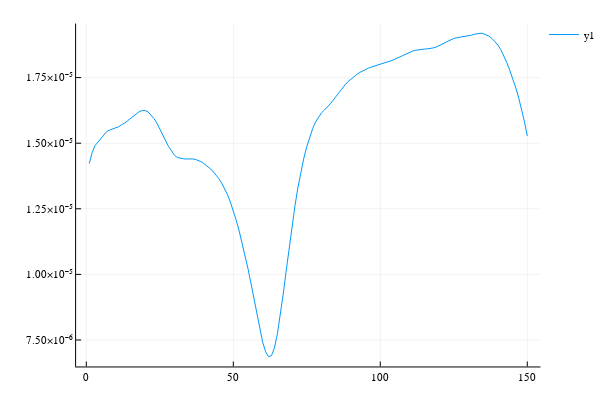

Source (notebook cell):
### Code cell
plot(mean(M',dims=2))

### Figure 1 — Plotly figure (JSON) as saved in the notebook; plotly's stock layout.template omitted (floating-point values rounded to 4 significant figures; data arrays with more than 128 entries replaced by an {"elided": "..."} marker saying what was removed)
{"data": [{"colorbar": {"title": ""}, "hoverinfo": "text", "legendgroup": "y1", "line": {"color": "rgba(0, 154, 250, 1.000)", "dash": "solid", "shape": "linear", "width": 1}, "mode": "lines", "name": "y1", "showlegend": true, "text": {"elided": "150 null values"}, "type": "scatter", "x": {"elided": "150 int values"}, "xaxis": "x1", "y": {"elided": "150 float values"}, "yaxis": "y1", "zmax": 0.1, "zmin": -0.1}], "layout": {"annotations": [], "height": 400, "legend": {"bgcolor": "rgba(255, 255, 255, 1.000)", "bordercolor": "rgba(0, 0, 0, 1.000)", "font": {"color": "rgba(0, 0, 0, 1.000)", "family": "sans-serif", "size": 11}, "tracegroupgap": 0, "x": 1, "y": 1}, "margin": {"b": 20, "l": 0, "r": 0, "t": 20}, "paper_bgcolor": "rgba(255, 255, 255, 1.000)", "plot_bgcolor": "rgba(255, 255, 255, 1.000)", "showlegend": true, "width": 600, "xaxis": {"anchor": "y1", "domain": [0.1399, 0.9934], "gridcolor": "rgba(0, 0, 0, 0.100)", "gridwidth": 0.5, "linecolor": "rgba(0, 0, 0, 1.000)", "mirror": false, "range": [-3.47, 154.5], "showgrid": true, "showline": true, "showticklabels": true, "tickangle": 0, "tickcolor": "rgb(0, 0, 0)", "tickfont": {"color": "rgba(0, 0, 0, 1.000)", "family": "sans-serif", "size": 11}, "tickmode": "array", "ticks": "inside", "ticktext": ["0", "50", "100", "150"], "tickvals": [0, 50, 100, 150], "title": "", "titlefont": {"color": "rgba(0, 0, 0, 1.000)", "family": "sans-serif", "size": 15}, "type": "-", "visible": true, "zeroline": false, "zerolinecolor": "rgba(0, 0, 0, 1.000)"}, "yaxis": {"anchor": "x1", "domain": [0.03762, 0.9902], "gridcolor": "rgba(0, 0, 0, 0.100)", "gridwidth": 0.5, "linecolor": "rgba(0, 0, 0, 1.000)", "mirror": false, "range": [6.491e-06, 1.956e-05], "showgrid": true, "showline": true, "showticklabels": true, "tickangle": 0, "tickcolor": "rgb(0, 0, 0)", "tickfont": {"color": "rgba(0, 0, 0, 1.000)", "family": "sans-serif", "size": 11}, "tickmode": "array", "ticks": "inside", "ticktext": ["7.50×10⁻⁶", "1.00×10⁻⁵", "1.25×10⁻⁵", "1.50×10⁻⁵", "1.75×10⁻⁵"], "tickvals": [7.5e-06, 1e-05, 1.25e-05, 1.5e-05, 1.75e-05], "title": "", "titlefont": {"color": "rgba(0, 0, 0, 1.000)", "family": "sans-serif", "size": 15}, "type": "-", "visible": true, "zeroline": false, "zerolinecolor": "rgba(0, 0, 0, 1.000)"}}}
